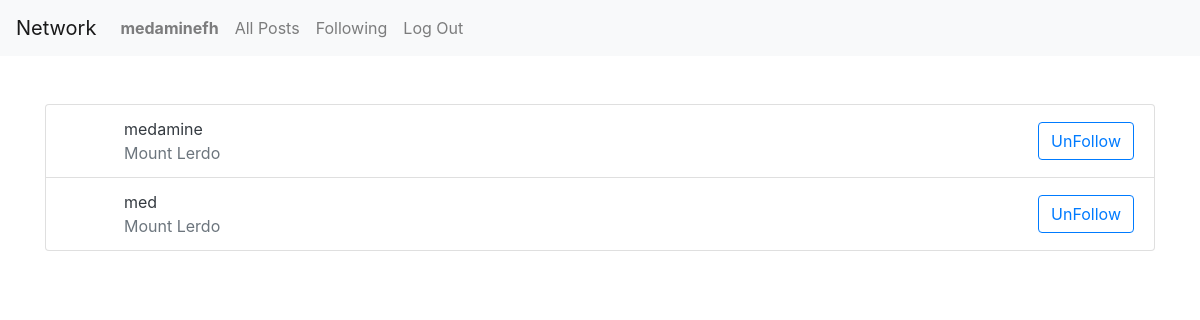
Page /followings/4 (signed in) on the committed database.
### network/models.py (models this page shows)
class User(AbstractUser):
    pass

### network/views.py (the view)
# urls.py: path("followings/<int:userid>", views.followings, name="followings"),
def followings(req, userid):
    try:
        profile = Profile.objects.get(user=User.objects.get(pk=userid))
        return render(req, "network/followings.html", {"followings": profile.following.all()})
    except Exception as e:
        print(e)
        return JsonResponse({"err": "There is something wrong!"}, safe=False)

### network/templates/network/followings.html (shortened to what this page needs)
{% extends "network/layout.html" %}
{% load static %}
{% block body %}
<div class="list-group">
    {% for following in followings %}
    <div class="list-group-item d-flex align-items-center">
        <div class="flex-fill pl-3 pr-3">
            <div><a href="#" class="text-dark font-weight-600">{{ following.username }}</a></div>
            <div class="text-muted fs-13px">Mount Lerdo</div>
        </div>
        {% if user.is_authenticated %}
        <a href="#" class="btn btn-outline-primary">UnFollow</a>
        {% endif %}
    </div>
    {% endfor%}
</div>
{% endblock %}

### network/templates/network/layout.html (shortened to what this page needs)
{% load static %}
<!DOCTYPE html>
<html lang="en">
<head>
    <link rel="stylesheet" href="https://stackpath.bootstrapcdn.com/bootstrap/4.4.1/css/bootstrap.min.css"
>
    <link rel="stylesheet" href="https://cdn.jsdelivr.net/npm/bootstrap-icons@1.3.0/font/bootstrap-icons.css">
    <link href="{% static 'network/styles.css' %}" rel="stylesheet">
</head>
<body>
    <nav class="navbar navbar-expand-lg navbar-light bg-light">
        <a class="navbar-brand" href="{% url 'index' %}">Network</a>
        <div>
            <ul class="navbar-nav mr-auto">
                {% if user.is_authenticated %}
                <li class="nav-item">
                    <a class="nav-link" href="{% url 'profile' user.username %}"><strong>{{user.username}}</strong></a>
                </li>
                {% endif %}
                <li class="nav-item">
                    <a class="nav-link" href="{% url 'index' %}">All Posts</a>
                </li>
                {% if user.is_authenticated %}
                <li class="nav-item">
                    <a class="nav-link" href="{% url 'following_posts' %}">Following</a>
                </li>
                <li class="nav-item">
                    <a class="nav-link" href="{% url 'logout' %}">Log Out</a>
                </li>
                {% endif %}
            </ul>
        </div>
    </nav>
    <div class="body container mt-5 mb-5">
        {% block body %}
        {% endblock %}
    </div>
</body>
</html>

### rows in the picture
User: username "medaminefh"
User: username "medamine"
User: username "med"
